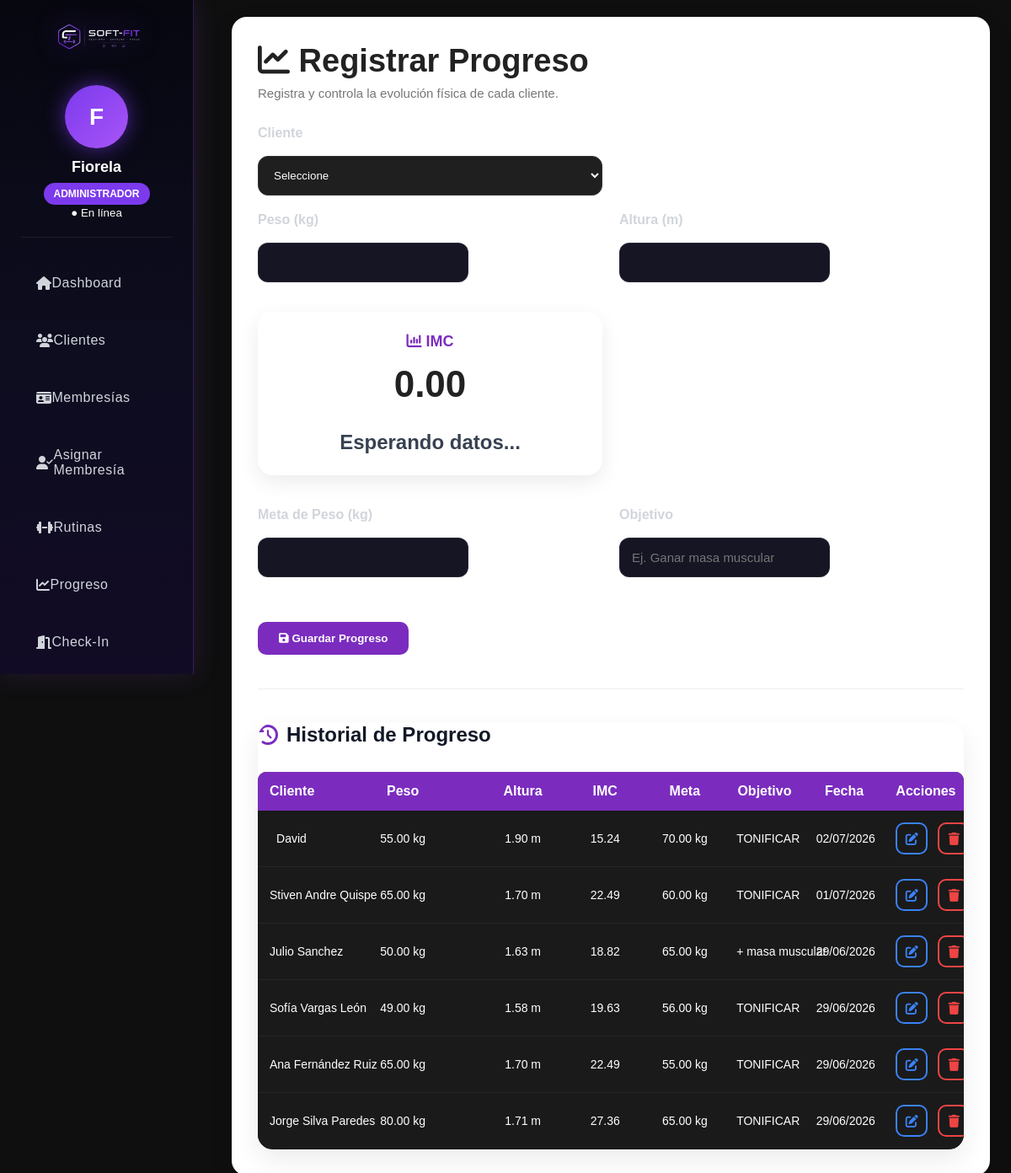
Page /pages/progreso.php (signed in) on the committed database.
### tables this page shows
CREATE TABLE `progreso_cliente` (
  `id` int(11) NOT NULL,
  `cliente_id` int(11) NOT NULL,
  `peso` decimal(5,2) DEFAULT NULL,
  `imc` decimal(5,2) DEFAULT NULL,
  `objetivo` varchar(100) DEFAULT NULL,
  `fecha_registro` timestamp NOT NULL DEFAULT current_timestamp(),
  `altura` decimal(4,2) DEFAULT NULL,
  `meta_peso` decimal(5,2) DEFAULT NULL,
  `fecha` datetime NOT NULL DEFAULT current_timestamp()
);

CREATE TABLE `clientes` (
  `id` int(11) NOT NULL,
  `nombre` varchar(100) DEFAULT NULL,
  `dni` varchar(20) DEFAULT NULL,
  `telefono` varchar(20) DEFAULT NULL,
  `correo` varchar(100) DEFAULT NULL,
  `codigo` varchar(50) DEFAULT NULL,
  `usuario` varchar(50) DEFAULT NULL,
  `foto` varchar(255) DEFAULT 'avatar.png'
);

### pages/progreso.php (the view, shortened to what this page needs)
<?php
include("../includes/conexion.php");
?>
<!DOCTYPE html>
<html>
<head>
<link rel="stylesheet" href="../css/style.css">
<link rel="stylesheet" href="../css/dashboard.css">
<link rel="stylesheet" href="../css/softfit-ui.css">
<link rel="stylesheet"
href="https://cdnjs.cloudflare.com/ajax/libs/font-awesome/6.5.2/css/all.min.css">
</head>
<body>
<?php include("../includes/sidebar.php"); ?>
<div class="main-content">
<div class="page-card">
<div class="page-header">
<div>
<h1 id="tituloFormulario">
<i class="fa-solid fa-chart-line"></i>
Registrar Progreso
</h1>
<p>
Registra y controla la evolución física de cada cliente.
</p>
</div>
</div>
<form action="" method="POST">
<div class="form-row">
<div class="form-group">
<label>Cliente</label>
<select
name="cliente_id"
id="cliente_id"
required>
<option value="">Seleccione</option>
</select>
</div>
</div>
<div class="form-row">
    <div class="form-group">
        <label>Peso (kg)</label>
        <input
type="number"
step="0.01"
name="peso"
id="peso"
required>
    </div>
    <div class="form-group">
        <label>Altura (m)</label>
        <input
        type="number"
        step="0.01"
        name="altura"
        id="altura"
        required>
    </div>
    <div class="imc-card">
        <h4>
            <i class="fa-solid fa-chart-column"></i>
            IMC
        </h4>
        <h1 id="resultadoIMC">
            0.00
        </h1>
        <span id="estadoIMC">
            Esperando datos...
        </span>
    </div>
</div>
<br>
<div class="form-row">
    <div class="form-group">
        <label>Meta de Peso (kg)</label>
        <input
type="number"
step="0.01"
name="meta_peso"
id="meta_peso"
required>
    </div>
    <div class="form-group">
        <label>Objetivo</label>
        <input
type="text"
name="objetivo"
id="objetivo"
placeholder="Ej. Ganar masa muscular"
required>
    </div>
</div>
<br>
<button
class="btn-primary"
type="submit"
name="guardar"
id="btnGuardar">
<i class="fa-solid fa-floppy-disk"></i>
Guardar Progreso
</button>
</form>
<hr style="margin:40px 0; border:none; border-top:1px solid #eee;">
<?php
$consultaProgreso = mysqli_query($conexion,"
SELECT
progreso_cliente.*,
clientes.nombre
FROM progreso_cliente
INNER JOIN clientes
ON progreso_cliente.cliente_id = clientes.id
ORDER BY progreso_cliente.id DESC
");
?>
<div class="table-card">
<h2 class="section-title">
<i class="fa-solid fa-clock-rotate-left"></i>
Historial de Progreso
</h2>
<table>
<thead>
<tr>
<th>Cliente</th>
<th>Peso</th>
<th>Altura</th>
<th>IMC</th>
<th>Meta</th>
<th>Objetivo</th>
<th>Fecha</th>
<th>Acciones</th>
</tr>
</thead>
<tbody>
<?php while($p=mysqli_fetch_assoc($consultaProgreso)){ ?>
<tr>
<td><?php echo $p['nombre']; ?></td>
<td><?php echo $p['peso']; ?> kg</td>
<td><?php echo $p['altura']; ?> m</td>
<td><?php echo $p['imc']; ?></td>
<td><?php echo $p['meta_peso']; ?> kg</td>
<td style="max-width:220px; word-break:break-word;">
<?php echo $p['objetivo']; ?>
</td>
<td style="white-space:nowrap;">
<?php
echo date(
'd/m/Y',
strtotime($p['fecha'])
);
?>
</td>
<td>
<a
href="#"
class="btn-accion editar"
data-id="<?php echo $p['id']; ?>"
data-cliente="<?php echo $p['cliente_id']; ?>"
data-peso="<?php echo $p['peso']; ?>"
data-altura="<?php echo $p['altura']; ?>"
data-meta="<?php echo $p['meta_peso']; ?>"
data-objetivo="<?php echo htmlspecialchars($p['objetivo']); ?>">
<i class="fa-solid fa-pen-to-square"></i>
</a>
<a
href="#"
class="btn-accion eliminar"
data-id="<?php echo $p['id']; ?>">
<i class="fa-solid fa-trash"></i>
</a>
</td>
</tr>
<?php } ?>
</tbody>
</table>
</div>
</div>
</div>
</body>
</html>

### css/style.css (style rules this page uses)
* { margin:0; padding:0; box-sizing:border-box; }
body { font-family:"Century Gothic",sans-serif; background: radial-gradient( circle at top right, rgba(168,85,247,.18), transparent 35% ), radial-gradient( circle at bottom left, rgba(59,130,246,.12), transparent 35% ), linear-gradient( 135deg, #050816, #09090f, #111827 ); color:white; }
h1 { font-size:32px; margin-bottom:10px; }
table { width:100%; margin-top:30px; border-collapse:collapse; overflow:hidden; border-radius:15px; }
th { background:#7b2cbf; padding:16px; text-align:left; }
td { background:#1a1a1a; padding:14px; border-bottom:1px solid #2d2d2d; }
button { background:#7b2cbf; border:none; padding:12px 18px; border-radius:12px; color:white; cursor:pointer; transition:0.3s; }
input, select { width:100%; padding:14px; margin-top:10px; border:none; border-radius:12px; background:#1f1f1f; color:white; border:1px solid #333; }
a { color:#c77dff; text-decoration:none; }
#estadoIMC { margin-top:15px; font-size:24px; font-weight:bold; text-align:center; }

### css/dashboard.css (style rules this page uses)
* { margin: 0; padding: 0; box-sizing: border-box; font-family: "Century Gothic", sans-serif; }
body { display: flex; background: #0f0f0f; }
.main-content { margin-left:250px; padding:20px 25px; box-sizing:border-box; overflow:hidden; }
form input { width: 250px; padding: 12px; border: none; border-radius: 10px; background: #1f1f1f; color: white; margin-bottom: 15px; }
form button { padding: 12px 25px; border: none; background: #7b2cbf; color: white; border-radius: 10px; cursor: pointer; transition: 0.3s; font-weight: bold; }
table { width:100%; table-layout:fixed; border-collapse:collapse; background:#1a1a1a; border-radius:10px; overflow:hidden; border-bottom:1px solid rgba(255,255,255,.05); }
th:nth-child(1), td:nth-child(1) { width:80px; }
th:nth-child(2), td:nth-child(2) { width:220px; }
td:nth-child(3) { font-size:11px; }
table th { background:#7b2cbf; color:white; padding:10px 6px; font-size: 12; font-weight:600; white-space:nowrap; }
table td { padding: 6px 6px; font-size: 14px; text-align: center; color: white; border-bottom:1px solid rgba(255,255,255,.05); white-space:nowrap; }
thead th { position:sticky; top:0; z-index:10; }
.form-row { display:grid; grid-template-columns: 1fr 1fr; gap:20px; margin-bottom:20px; }
.form-group { display:flex; flex-direction:column; }
.form-group label { color:white; font-weight:600; margin-bottom:8px; }
.form-group input { background:#151524; border:1px solid #2e2e45; border-radius:12px; padding:14px; color:white; font-size:15px; }
form { max-width:1000px; }
th:last-child, td:last-child { min-width:220px; }
td:last-child { white-space: nowrap; min-width: 220px; }
td:last-child { min-width:250px; white-space:nowrap; }
td:nth-child(3) { font-size:14px; white-space:nowrap; }
th:nth-child(2), td:nth-child(2) { width:22%; }
th:nth-child(3), td:nth-child(3) { width:12%; }
td:first-child { text-align:center; }
table tbody tr { transition:.25s; }
table tbody tr:nth-child(even) { background:rgba(255,255,255,.02); }
.page-header { margin-bottom:20px; }
.page-header h1 { font-size:32px; color:white; margin-bottom:5px; }
.page-header p { color:#9ca3af; }
.form-group label { margin-bottom:8px; color:#d1d5db; font-weight:600; }
.form-group input { background:#151524; border:1px solid rgba(255,255,255,.08); padding:14px; border-radius:12px; color:white; }
.page-header { display:flex; justify-content:space-between; align-items:center; margin-bottom:30px; }
.page-header h1 { font-size:34px; color:#ffffff; margin:0; font-weight:700; }
.page-header p { margin-top:6px; color:#9ca3af; font-size:15px; }
.page-card { background:#1c1f26; border-radius:18px; padding:30px; border:1px solid rgba(255,255,255,.05); box-shadow: 0 15px 45px rgba(0,0,0,.25); }
.page-card { background:#ffffff; border-radius:18px; padding:30px; box-shadow: 0 12px 35px rgba(0,0,0,.08); animation:cardShow .4s ease; }
.page-card h1 { margin:0; font-size:30px; color:#222; }
.table-card { margin-top:35px; background:#fff; border-radius:16px; overflow:hidden; box-shadow:0 12px 35px rgba(0,0,0,.08); }
.page-header h1 { font-size:38px; font-weight:700; color:#222; margin:0; }
.page-header p { margin-top:8px; color:#777; font-size:15px; }

### rows in the picture
progreso_cliente: cliente.nombre "David", peso "55.00", altura "1.90", imc "15.24", meta_peso "70.00", objetivo "TONIFICAR", fecha "02/07/2026"
progreso_cliente: cliente.nombre "Stiven Andre Quispe", peso "65.00", altura "1.70", imc "22.49", meta_peso "60.00", objetivo "TONIFICAR", fecha "01/07/2026"
progreso_cliente: cliente.nombre "Julio Sanchez", peso "50.00", altura "1.63", imc "18.82", meta_peso "65.00", objetivo "+ masa muscular", fecha "29/06/2026"
progreso_cliente: cliente.nombre "Sofía Vargas León", peso "49.00", altura "1.58", imc "19.63", meta_peso "56.00", objetivo "TONIFICAR", fecha "29/06/2026"
progreso_cliente: cliente.nombre "Ana Fernández Ruiz", peso "65.00", altura "1.70", imc "22.49", meta_peso "55.00", objetivo "TONIFICAR", fecha "29/06/2026"
progreso_cliente: cliente.nombre "Jorge Silva Paredes", peso "80.00", altura "1.71", imc "27.36", meta_peso "65.00", objetivo "TONIFICAR", fecha "29/06/2026"

### other values in the picture
substr($_SESSION['usuario'],0,1) "F"
$_SESSION['nombre'] "Fiorela"
$_SESSION['rol'] "ADMINISTRADOR"
